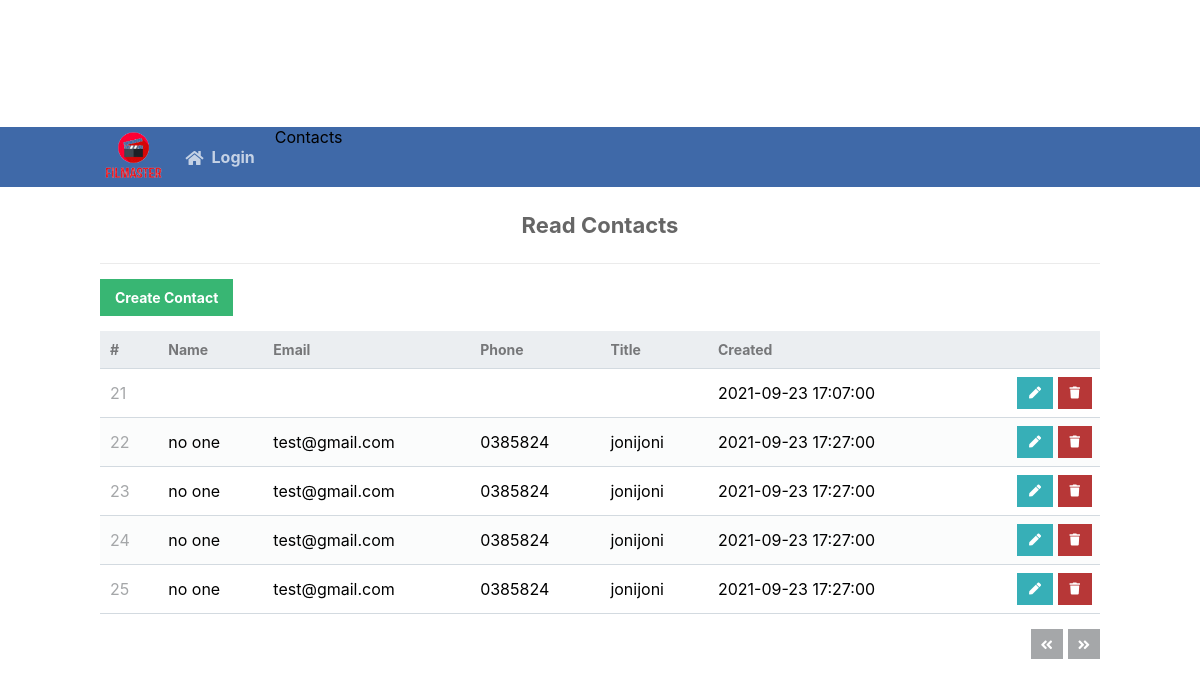
The page /read.php?page=4 on the database its author committed.
### tables this page shows
CREATE TABLE `contacts` (
  `id` int(11) NOT NULL,
  `name` varchar(255) NOT NULL,
  `email` varchar(255) NOT NULL,
  `phone` varchar(255) NOT NULL,
  `title` varchar(255) NOT NULL,
  `created` datetime NOT NULL DEFAULT current_timestamp(),
  `usertype` varchar(50) NOT NULL DEFAULT 'user'
);

### read.php (the view, shortened to what this page needs)
<?php
include 'functions.php';
$pdo = pdo_connect_mysql();
$page = isset($_GET['page']) && is_numeric($_GET['page']) ? (int)$_GET['page'] : 1;
$records_per_page = 5;
$stmt = $pdo->prepare('SELECT * FROM contacts ORDER BY id LIMIT :current_page, :record_per_page');
$stmt->bindValue(':current_page', ($page-1)*$records_per_page, PDO::PARAM_INT);
$stmt->bindValue(':record_per_page', $records_per_page, PDO::PARAM_INT);
$stmt->execute();
$contacts = $stmt->fetchAll(PDO::FETCH_ASSOC);
$num_contacts = $pdo->query('SELECT COUNT(*) FROM contacts')->fetchColumn();
?>
<?=template_header('Read')?>
<div class="content read">
	<h2>Read Contacts</h2>
	<a href="create.php" class="create-contact">Create Contact</a>
	<table style="background:none;">
        <thead>
            <tr>
                <td>#</td>
                <td>Name</td>
                <td>Email</td>
                <td>Phone</td>
                <td>Title</td>
                <td>Created</td>
                <td></td>
            </tr>
        </thead>
        <tbody>
            <?php foreach ($contacts as $contact): ?>
            <tr>
                <td><?=$contact['id']?></td>
                <td><?=$contact['name']?></td>
                <td><?=$contact['email']?></td>
                <td><?=$contact['phone']?></td>
                <td><?=$contact['title']?></td>
                <td><?=$contact['created']?></td>
                <td class="actions">
                    <a href="update.php?id=<?=$contact['id']?>" class="edit"><i class="fas fa-pen fa-xs"></i></a>
                    <a href="delete.php?id=<?=$contact['id']?>" class="trash"><i class="fas fa-trash fa-xs"></i></a>
                </td>
            </tr>
            <?php endforeach; ?>
        </tbody>
    </table>
	<div class="pagination">
		<?php if ($page > 1): ?>
		<a href="read.php?page=<?=$page-1?>"><i class="fas fa-angle-double-left fa-sm"></i></a>
		<?php endif; ?>
		<?php if ($page*$records_per_page < $num_contacts): ?>
		<a href="read.php?page=<?=$page+1?>"><i class="fas fa-angle-double-right fa-sm"></i></a>
		<?php endif; ?>
	</div>
</div>
<?=template_footer()?>

### style.css (style rules this page uses)
body { background:black; display: flex; justify-content: center; align-items: center; height: 100vh; flex-direction: column; }
* { font-family: sans-serif; box-sizing: border-box; }
h2 { text-align: center; margin-bottom: 40px; }

### functions.php (style rules this page uses)
body { background-image: url('img/backgroundmv.png') }

### read.php (style rules this page uses)
* { box-sizing: border-box; font-family: -apple-system, BlinkMacSystemFont, "segoe ui", roboto, oxygen, ubuntu, cantarell, "fira sans", "droid sans", "helvetica neue", Arial, sans-serif; font-size: 16px; -webkit-font-smoothing: antialiased; -moz-osx-font-smoothing: grayscale; }
body { background:none; background-color: #FFFFFF; margin: 0; }
.content { width: 1000px; margin: 0 auto; }
.content h2 { margin: 0; padding: 25px 0; font-size: 22px; border-bottom: 1px solid #ebebeb; color: #666666; }
.read .create-contact { display: inline-block; text-decoration: none; background-color: #38b673; font-weight: bold; font-size: 14px; color: #FFFFFF; padding: 10px 15px; margin: 15px 0; }
.read .pagination { display: flex; justify-content: flex-end; }
.read .pagination a { display: inline-block; text-decoration: none; background-color: #a5a7a9; font-weight: bold; color: #FFFFFF; padding: 5px 10px; margin: 15px 0 15px 5px; }
.read table { width: 100%; padding-top: 30px; border-collapse: collapse; }
.read table thead { background-color: #ebeef1; border-bottom: 1px solid #d3dae0; }
.read table thead td { padding: 10px; font-weight: bold; color: #767779; font-size: 14px; }
.read table tbody tr { border-bottom: 1px solid #d3dae0; }
.read table tbody tr:nth-child(even) { background-color: #fbfcfc; }
.read table tbody tr td { padding: 10px; }
.read table tbody tr td:nth-child(1) { color: #a5a7a9; }
.read table tbody tr td.actions { padding: 8px; text-align: right; }
.read table tbody tr td.actions .edit, .read table tbody tr td.actions .trash { display: inline-flex; text-align: right; text-decoration: none; color: #FFFFFF; padding: 10px 12px; }
.read table tbody tr td.actions .trash { background-color: #b73737; }
.read table tbody tr td.actions .edit { background-color: #37afb7; }

### rows shown on the page
contacts: id "21", created "2021-09-23 17:07:00"
contacts: id "22", name "no one", email "test@gmail.com", phone "0385824", title "jonijoni", created "2021-09-23 17:27:00"
contacts: id "23", name "no one", email "test@gmail.com", phone "0385824", title "jonijoni", created "2021-09-23 17:27:00"
contacts: id "24", name "no one", email "test@gmail.com", phone "0385824", title "jonijoni", created "2021-09-23 17:27:00"
contacts: id "25", name "no one", email "test@gmail.com", phone "0385824", title "jonijoni", created "2021-09-23 17:27:00"
